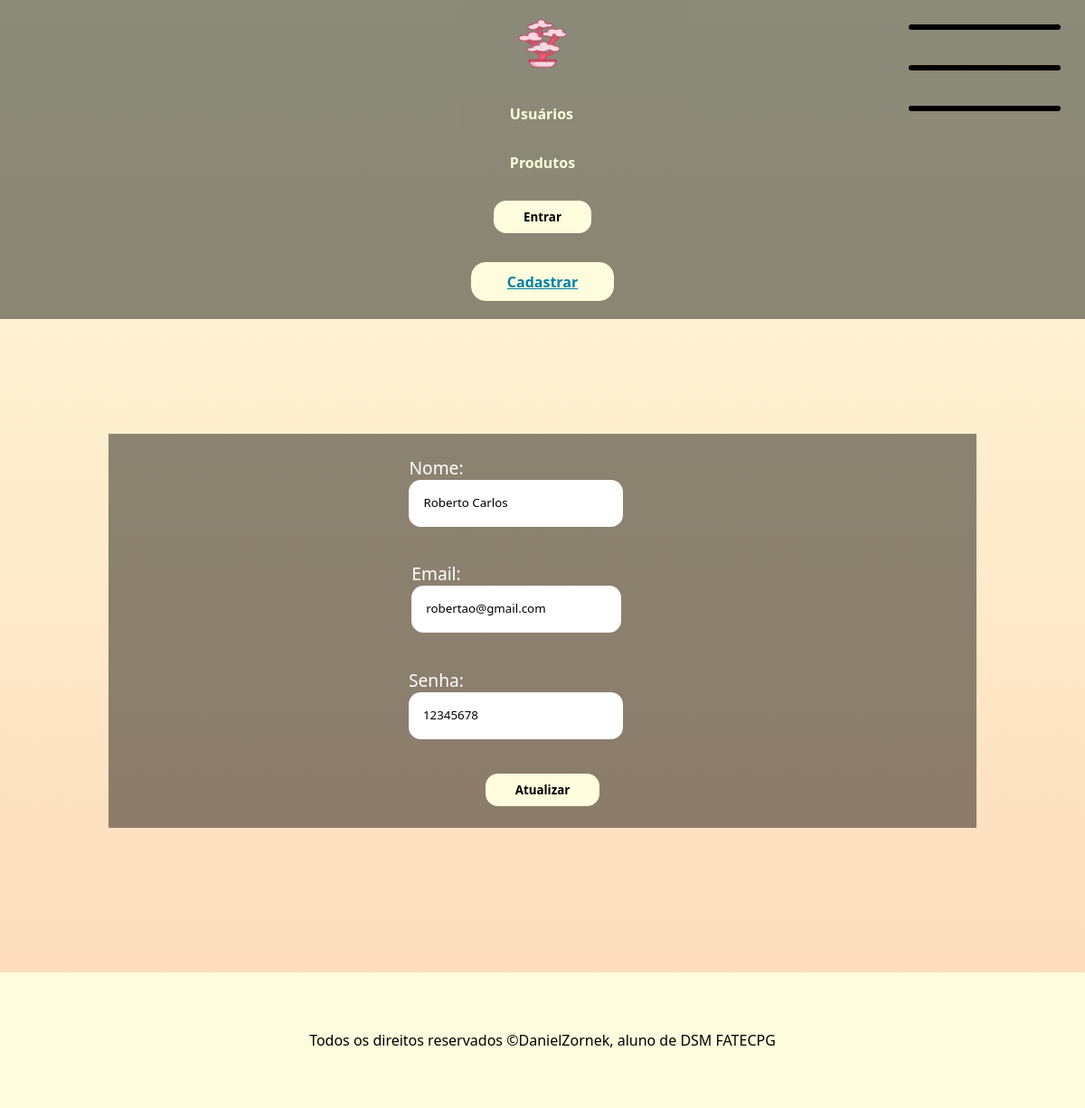
The page /editar-usuario/9 on the database its author committed.
### app/models.py (models this page shows)
class Usuario(models.Model): # aqui dizemos que a classe pai Model irá dar herança para a classe usuario
    nome = models.CharField(max_length=100) # varchar, deve especificar o tamanho
    email = models.EmailField()
    senha = models.CharField(max_length=16)

### app/views.py (the view)
# urls.py: path('editar-usuario/<int:id_usuario>', views.editarUsuario, name="editarUsuario"),
def editarUsuario(request, id_usuario):
    usuario = Usuario.objects.get(id=id_usuario)
    formUsuarioEditar = formulario(request.POST or None, instance=usuario)
    if request.POST:
        if formUsuarioEditar.is_valid():
            formUsuarioEditar.save()
            return redirect("exibirUsuarios")
    else:
        return render(request, "editar-usuario.html", {'form' : formUsuarioEditar})

### app/forms.py
class formulario(forms.ModelForm):
    class Meta: # não precisa de parenteses
        model = Usuario
        fields = ('nome', 'email', 'senha')
        widgets = {
            'nome' : forms.TextInput(attrs={'type':'text', 'class':'form-input'}),
            'email' : forms.TextInput(attrs={'type':'email', 'class':'form-input'}),
            'senha' : forms.TextInput(attrs={'type':'senha', 'class':'form-input'})
        }

### app/templates/editar-usuario.html (shortened to what this page needs)
{% extends 'template.html' %}
{% load static %}
{% block style %} <link rel="stylesheet" href="{% static '_forms.css' %}"> {% endblock %}
{% block conteudo %}
    <form method="POST" class="form">
        {{ form }}
        <button type="submit" class="form-button">
            Atualizar
        </button>
    </form>
{% endblock %}

### app/static/template.css (style rules this page uses)
* { margin: 0; padding: 0; box-sizing: border-box; font-family: 'Segoe UI', Tahoma, Geneva, Verdana, sans-serif; }
:root { --cor1: #0081a7; --cor2: #00afb9; --cor3: #fdfcdc; --cor4: #fed9b7; --cor5: #f07167; }
body { background-image: linear-gradient(to bottom, var(--cor3), var(--cor4)); background-repeat: no-repeat; min-height: 120vh; display: flex; flex-direction: column; align-items: center; }

### app/static/_forms.css (style rules this page uses)
.form { width: 100%; display: flex; flex-direction: column; align-items: center; gap: 2em; font-size: 1.2em; }
.form-input { padding: 1.2em; border: none; outline: none; border-radius: 1em; width: 80%; transition: .3s ease-in-out; border-bottom: 2px solid transparent; }
.form-button { cursor: pointer; background-color: var(--cor3); color: #000000; padding: .6em 2.4em; border: none; border: 1px solid var(--cor3); border-radius: 1em; transition: .3s ease-in; font-weight: 600; }

### rows shown on the page
Usuario: nome "Roberto Carlos", email "robertao@gmail.com", senha "12345678"
